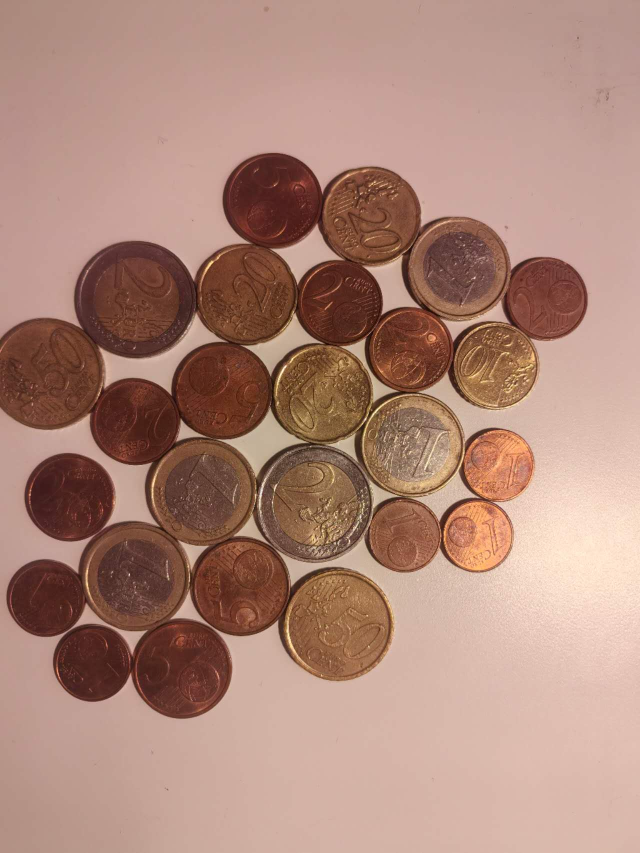
#> input picture img_pieces/74.jpg, 1280 x 1706 px (shown at 1/2 size)
$ python select_hough.py
#> lines starting #> are read from the running program, lines starting #| are printed output that depends on the picture; after the words box and inside, x2 and y2 are one past the last pixel; in counts of white or black regions, pixels touching at a corner belong together
import cv2
import numpy as np

def detecter_pieces_optimise(chemin_image):
    """
    Pipeline intégrant :
    1. Resize (Standardisation)
    2. Conversion Gris
    3. Flou Gaussien (Nettoyage)
    4. Transformée de Hough (Détection)
    """
#> called with chemin_image = 'img_pieces/74.jpg'

    img = cv2.imread(chemin_image)
#> img is the input picture: shape (1706, 1280, 3); mean B, G, R 121.5, 135.4, 173.5
    if img is None:
        print(f"Erreur: Impossible de lire {chemin_image}")
        return


    # RESIZE
    taille = 800
    h, w = img.shape[:2]
#> h = 1706; w = 1280
    ratio = taille / float(w)
#> ratio = 0.625
    nouvelle_hauteur = int(h * ratio)
#> nouvelle_hauteur = 1066

    img_resized = cv2.resize(img, (taille, nouvelle_hauteur), interpolation=cv2.INTER_AREA)
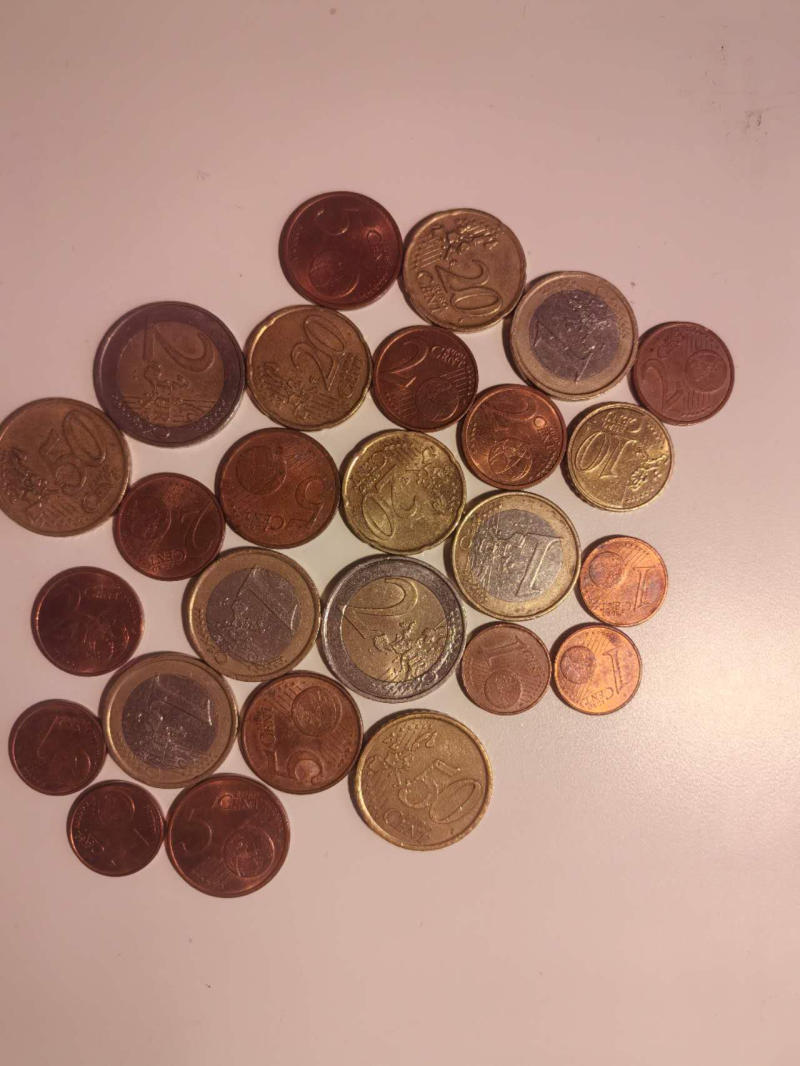
#> img_resized: shape (1066, 800, 3); mean B, G, R 121.5, 135.4, 173.5

    res = img_resized.copy()

    # NIVEAUX DE GRIS
    img_gray = cv2.cvtColor(img_resized, cv2.COLOR_BGR2GRAY)
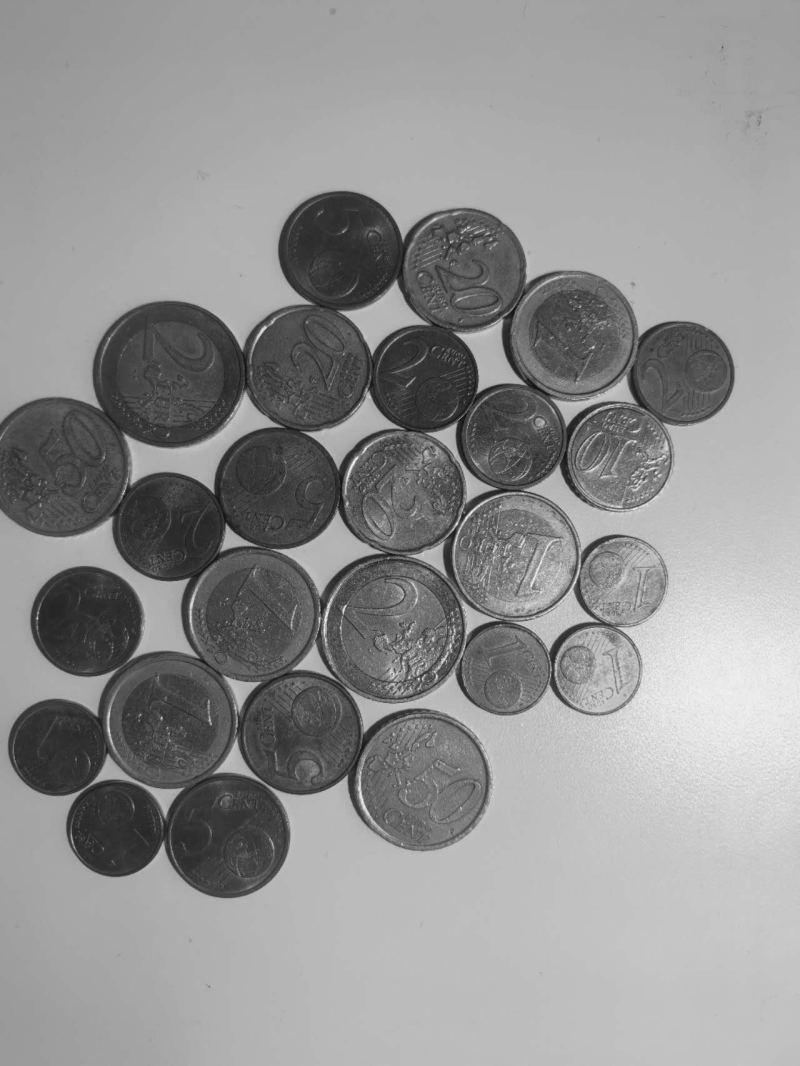
#> img_gray: shape (1066, 800); min 12, max 243, mean 145.2

    # FLOU GAUSSIEN
    img_blur = cv2.GaussianBlur(img_gray, (9, 9), 2)

    # [6 lines of commented-out code are left out]

    cercles = cv2.HoughCircles(img_blur, cv2.HOUGH_GRADIENT, dp=1, minDist=50, param1=50, param2=30, minRadius=30, maxRadius=80)
#> cercles = 26 rows, first 8: [226.5, 834.5, 62.5], [594.5, 668.5, 47.9], [393.5, 630.5, 71.7], [114.5, 827.5, 48.8], [620.5, 455.5, 53.4], [255.5, 615.5, 67.3], [419.5, 779.5, 71.4], [512.5, 553.5, 66.2]

    # VISUALISATION & RESULTATS
    if cercles is not None:
        cercles = np.round(cercles[0, :]).astype("int")
#> cercles = 26 rows, first 8: [226, 834, 62], [594, 668, 48], [394, 630, 72], [114, 828, 49], [620, 456, 53], [256, 616, 67], [420, 780, 71], [512, 554, 66]
        print(f"Succès : {len(cercles)} pièces détectées.")
#| Succès : 26 pièces détectées.

        for (x, y, r) in cercles:
            # Cercle extérieur (Vert)
            cv2.circle(res, (x, y), r, (0, 255, 0), 3)
            # Centre (Rouge)
            cv2.circle(res, (x, y), 2, (0, 0, 255), 3)
#> this loop made 26 passes
#> (x, y, r) on passes 1 to 12: (226, 834, 62), (594, 668, 48), (394, 630, 72), (114, 828, 49), (620, 456, 53), (256, 616, 67), (420, 780, 71), (512, 554, 66), (280, 488, 60), (168, 374, 75), (168, 722, 62), (682, 374, 52)
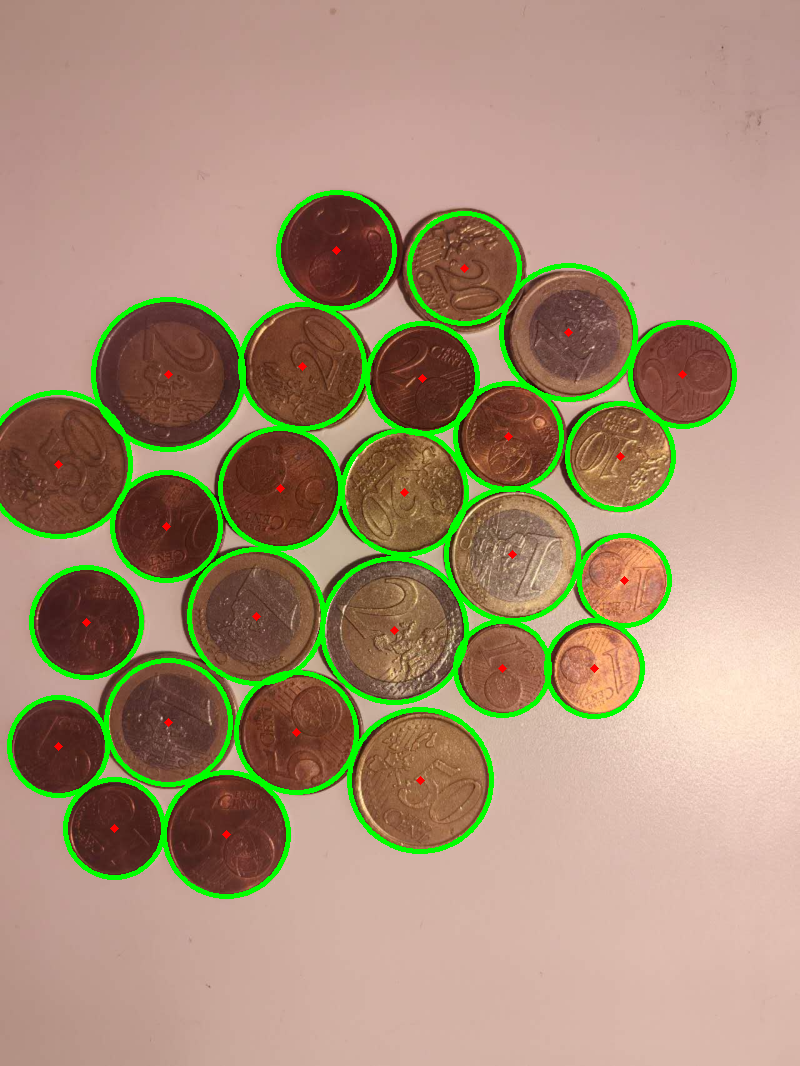
#> res: shape (1066, 800, 3); 5.39% of pixels changed, all inside (x1, y1, x2, y2) = (0, 190, 737, 899)

        # Affichage (Appuyez sur une touche pour fermer)
        cv2.imshow("Detection Hough", res)

        # Astuce : Afficher aussi ce que l'ordi "voit" pour comprendre les erreurs
        # cv2.imshow("Vue Ordinateur (Blur)", img_blur)

        cv2.waitKey(0)
        cv2.destroyAllWindows()
    else:
        print("Aucune pièce détectée. Essayez de baisser 'param2'.")

# Utilisation

detecter_pieces_optimise("img_pieces/74.jpg")

$ run again, with img_pieces/31.jpg copied over img_pieces/74.jpg
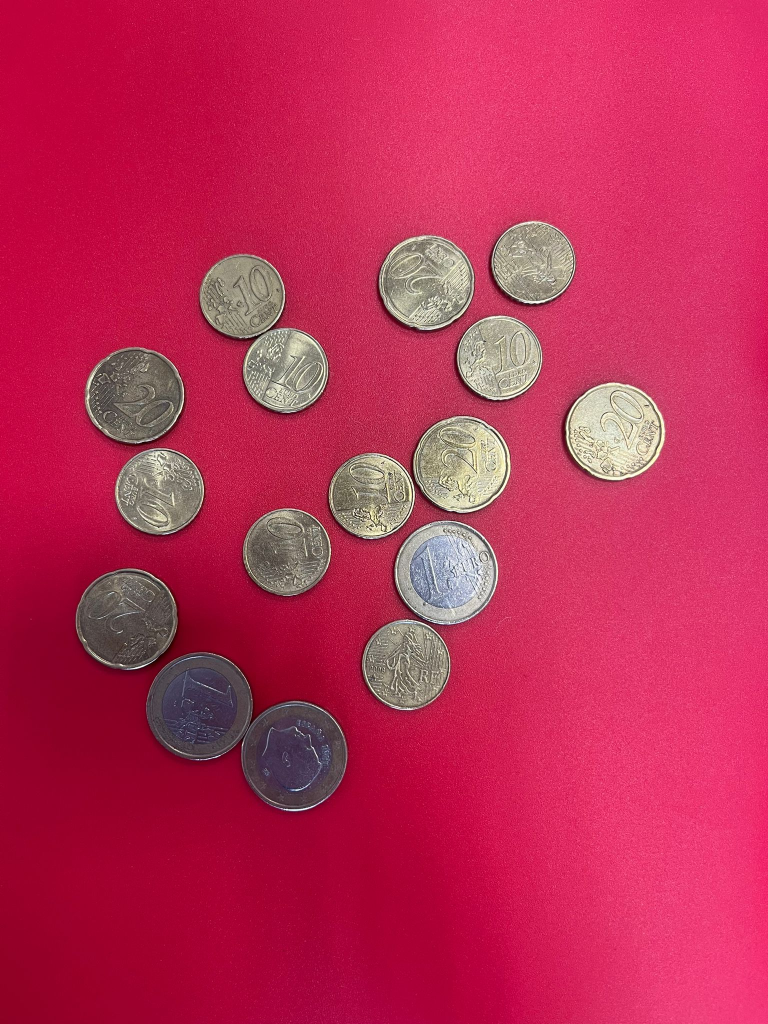
#> input picture img_pieces/31.jpg, 1536 x 2048 px (shown at 1/2 size)
#> in detecter_pieces_optimise, img is the input picture: shape (2048, 1536, 3); mean B, G, R 85.5, 43.9, 189
#> in detecter_pieces_optimise, `img_gray = cv2.cvtColor(img_resized, cv2.COLOR_BGR2GRAY)`:
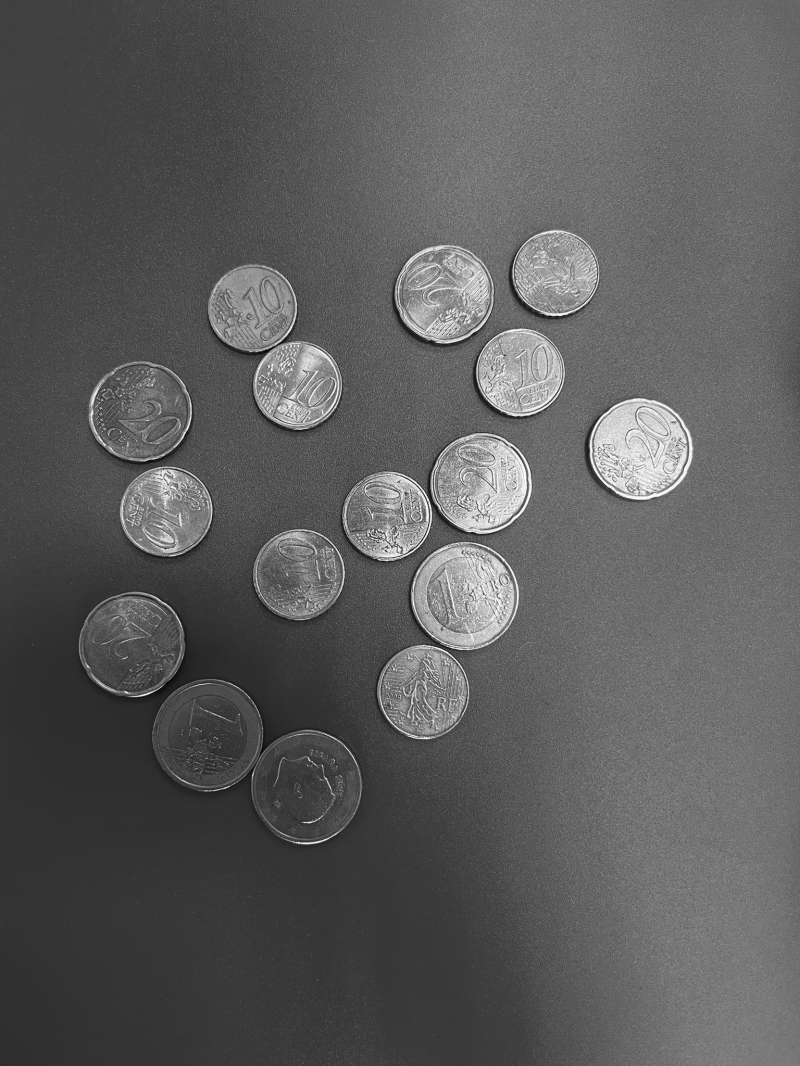
#> img_gray: shape (1066, 800); min 7, max 253, mean 92
#> in detecter_pieces_optimise, `cercles = cv2.HoughCircles(img_blur, cv2.HOUGH_GRADIENT, dp=1, minDist..`: cercles = 16 rows, first 8: [465.5, 594.5, 54.3], [140.5, 410.5, 50.7], [386.5, 515.5, 44.4], [306.5, 786.5, 56.3], [519.5, 371.5, 44], [641.5, 448.5, 50.8], [133.5, 641.5, 50.8], [166.5, 510.5, 45.4]
#> in detecter_pieces_optimise, `cercles = np.round(cercles[0, :]).astype("int")`: cercles = 16 rows, first 8: [466, 594, 54], [140, 410, 51], [386, 516, 44], [306, 786, 56], [520, 372, 44], [642, 448, 51], [134, 642, 51], [166, 510, 45]
#| Succès : 16 pièces détectées.
#> the loop in detecter_pieces_optimise, `for (x, y, r) in cercles:` made 16 passes
#> after the loop in detecter_pieces_optimise, `for (x, y, r) in cercles:`:
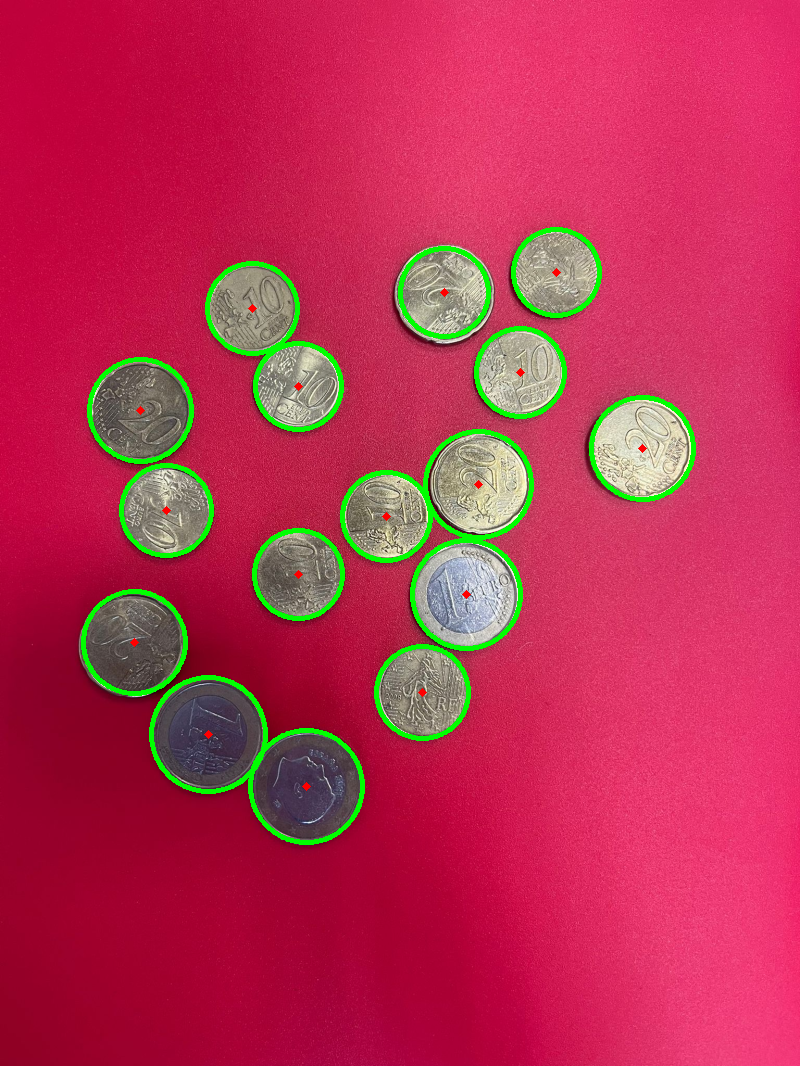
#> res: shape (1066, 800, 3); mean B, G, R 82.6, 48.2, 185.1
